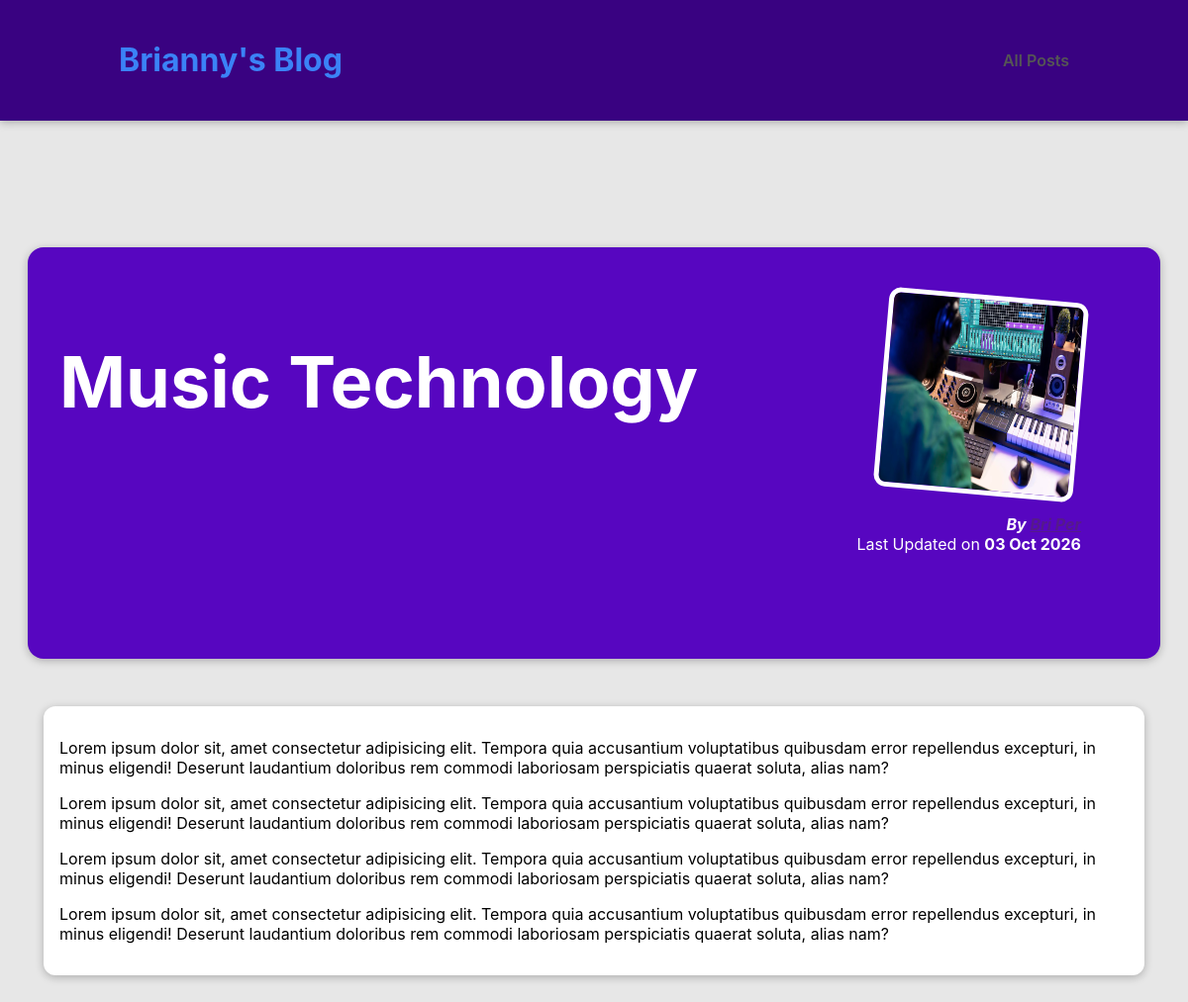
Page /posts/tech-music on the committed database.
### blog/models.py (models this page shows)
class Post(models.Model):
    title = models.CharField(max_length=150)
    excerpt = models.CharField(max_length=200)
    image_name = models.CharField(max_length=100)
    date = models.DateField(auto_now=True)
    slug = models.SlugField(unique=True, db_index=True)
    content = models.TextField(validators=[MinLengthValidator(10)])
    author = models.ForeignKey(
        Author, on_delete=models.SET_NULL, null=True, related_name="posts")
    tags = models.ManyToManyField(Tag)

### blog/views.py (the view)
# urls.py: path("posts/<slug:slug>", views.post_detail, name="post-detail") #/posts/my-first-post
def post_detail(request, slug):
    identified_post = get_object_or_404(Post, slug=slug)
    return render(request, "blog/post-detail.html", {
        "post": identified_post
    })

### blog/models.py (called while the page is built)
    def full_name(self):
        return f"{self.first_name} {self.last_name}"

    def __str__(self):
        return self.full_name()

### blog/templates/blog/post-detail.html (shortened to what this page needs)
{% extends "base.html" %}
{% load static %}
{% block css_files %}
    <link rel="stylesheet" href='{% static 'blog/post-detail.css' %}'/>
{% endblock %}
{% block content %}
    <section id="summary">
        <h2>{{ post.title }}</h2>
        <article>
            <img src="{% static "blog/images/"|add:post.image_name %}" alt="{{ post.title }}">
            <address>By <a href="">{{ post.author }}</a></address>
            <div>
                Last Updated on <time>{{ post.date|date:"d M Y" }}</time>
            </div>
        </article>
    </section>
    <main>
        {{ post.content|linebreaks }}
    </main>
{% endblock %}

### static/app.css (style rules this page uses)
html { font-family: 'Inter', sans-serif; }
body { margin: 0; }
h1, h2, h3 { font-family: 'Inter', sans-serif; font-weight: bold; }

### blog/static/blog/post-detail.css (style rules this page uses)
body { background-color: #e7e7e7; }
#summary { margin: 8rem auto 3rem auto; padding: 2rem; width: 90%; max-width: 90rem; border-radius: 16px; background-color: #5706c0; position: relative; box-shadow: 0 2px 8px rgba(0, 0, 0, 0.25); height: 22rem; }
#summary h2 { color: white; font-size: 4.5rem; }
#summary article { position: absolute; top: 2rem; right: 3rem; padding: 1rem 2rem; border-radius: 12px; text-align: right; color: white; }
#summary article img { width: 12rem; height: 12rem; border-radius: 12px; transform: rotateZ(5deg); border: 5px solid white; margin-bottom: 1rem; }
#summary address { font-weight: bold; }
#summary time { font-weight: bold; }
main { width: 90%; max-width: 90rem; margin: 3rem auto; background-color: white; padding: 1rem; border-radius: 12px; box-shadow: 0 2px 8px rgba(0, 0, 0, 0.25); }

### rows in the picture
Post: title "Music Technology", image_name (picture), date "03 Oct 2026", content "Lorem ipsum dolor sit, amet consectetur adipisicing elit. Tempora quia accusantium voluptatibus quibusdam error repellendus excepturi, in minus eligendi! Deserunt laudantium doloribus rem commodi laboriosam perspiciatis quaerat soluta, alias nam? Lorem ipsum dolor sit, amet consectetur adipisicing elit. Tempora quia accusantium voluptatibus quibusdam error repellendus excepturi, in minus eligendi! Deserunt laudantium doloribus rem commodi laboriosam perspiciatis quaerat soluta, alias nam? Lorem ipsum dolor sit, amet consectetur adipisicing elit. Tempora quia accusantium voluptatibus quibusdam error repellendus excepturi, in minus eligendi! Deserunt laudantium doloribus rem commodi…"
